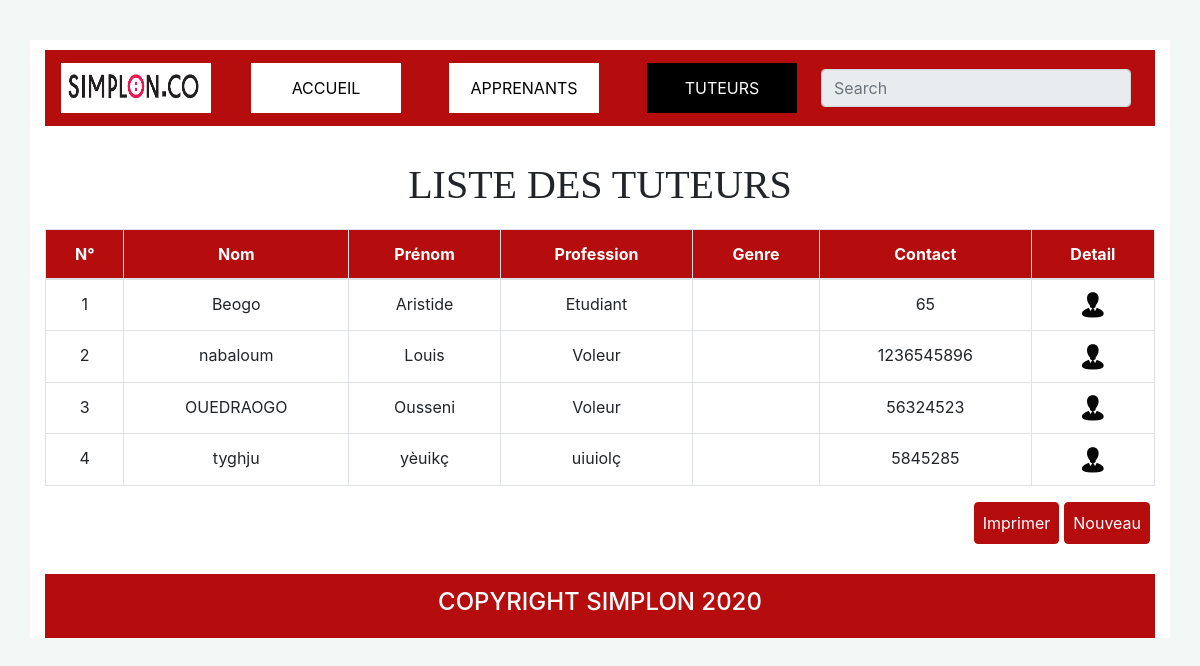
Page /tuteurs.php on the committed database.
### tables this page shows
CREATE TABLE `tuteurs` (
  `id_tuteur` int(11) NOT NULL,
  `nom` varchar(50) DEFAULT NULL,
  `prenom` varchar(50) DEFAULT NULL,
  `profession` varchar(50) DEFAULT NULL,
  `genre` varchar(10) NOT NULL,
  `contact` int(11) DEFAULT NULL
);

### connexion.php (called while the page is built)
<?php
function bd()
{
try {
$bdd= new PDO('mysql:host=localhost;dbname=db_simplon','root','');
} catch (Exception $e) {
	    $e->getMessage();
}
 return $bdd;
}
?>

### tuteurs.php (the view, shortened to what this page needs)
<?php
require_once 'connexion.php';
?>
<!DOCTYPE html>
<html lang="fr">
<head>
    <link rel="stylesheet" type="text/css" href="css/bootstrap.min.css">
    <link rel="stylesheet" type="text/css" href="css/index.css">
    <link rel="stylesheet" type="text/css" href="css/tuteurs.css">
    <link rel="stylesheet" type="text/css" href="css/apprenants.css" media="screen">
    <link rel="stylesheet" type="text/css" href="css/impression.css" media="print">
</head>
<body>
<div class="container">
	<nav class="navbar navbar-expand-lg navbar-light">
    <a class="navbar-brand" href="index.php"><img class="logo" src="images/logo.png"></a>
  <div class="collapse navbar-collapse" id="navbarSupportedContent">
    <ul class="menu-nav">
      <li ><a href="index.php">ACCUEIL</a></li>
      <li ><a href="apprenants.php">APPRENANTS</a></li>
      <li id="actif"><a href="tuteurs.php">TUTEURS</a></li>
    </ul>
    <form class="form-inline my-2 my-lg-0">
      <input disabled="true" id="search" class="form-control mr-sm-2" type="search" placeholder="Search" aria-label="Search">
    </form>
  </div>
</nav>
<div id="global">
  <div class="fils" id="liste">
  <h1 id="bienvenu" id="p2">Liste des Tuteurs</h1>
<div class="table-responsive-sm">
<table class="table stable table-bordered">
  <thead class="stable">
    <tr  class="stable1" >
      <th scope="col">N°</th>
      <th scope="col">Nom</th>
      <th scope="col">Prénom</th>
      <th scope="col">Profession</th>
      <th scope="col">Genre</th>
      <th scope="col">Contact</th>
      <th scope="col">Detail</th>
    </tr>
  </thead>
  <tbody>
    <tr>
    <?php
      try
      {
      $sql = bd()->query('SELECT * FROM tuteurs ORDER BY nom ASC');
      $i=0;
      while ($donnees = $sql->fetch())
      {
          $i++;
          echo "<tr>";
          echo "<td> $i </td>";
          echo "<td> $donnees[nom] </td>";
          echo "<td> $donnees[prenom] </td>";
          echo "<td> $donnees[profession] </td>";
          echo "<td> $donnees[genre] </td>";
          echo "<td> $donnees[contact] </td>";
          echo '<td><img class="photoapprenant noprint" src="images/edit_26px.png" onclick="afficher(\'details\')"/></td>';
          echo "</tr>";
      }
      }
      catch(Exception $e)
      {
          die('Erreur : '.$e->getMessage());
      }
    ?>
    </tr>
  </tbody>
</table>
</div>
<div class="sbouton1">
<button id="bouton2" type="button" class="btn btn-danger sbouton2">Imprimer</button>
<button type="button" onclick="afficher('formulaire')" class="btn btn-danger sbouton2">Nouveau</button>
</div>
  </div>
</div>
<div id="footer">
	<h4 style="color:white;">COPYRIGHT SIMPLON 2020</h4>
</div>
</div>
</body>
</html>

### css/index.css (style rules this page uses)
body { background-color: #F1F8F6; }
.container { margin-top:5vh; padding-top:10px; background-color: white; }
#footer { display: flex; justify-content: center; align-items: center; width: 100%; background-color: #b50d0d; height: 8vh; margin: 30px 0px 10px 0px; }
.logo { width: 150px; height: 50px; }
#global { margin:15px 0px 15px 0px; display: flex; flex-direction: column; width: 100%; height: auto; overflow: hidden; }
.navbar { background-color: #b50d0d; }
.menu-nav { display: flex; justify-content: space-around; height: 100%; width: 68%; align-content: space-around; list-style-type: none; margin: 0; padding: 0; }
.fils { display:flex; flex-direction: column; width: 100%; height: auto; position: relative; animation: ani1 1s ease-out; overflow: auto; }
.menu-nav a { color: #000; text-decoration: none; }
#actif { background-color: black; color: white; }
#actif a { color: white; }
#search { width: 310px; margin: 0; }
#bienvenu { text-align: center; font-family: Algerian; text-transform: uppercase; margin:20px; }
.menu-nav li { display: flex; align-items: center; justify-content: center; width: 150px; height: 50px; background-color: white; }

### css/tuteurs.css (style rules this page uses)
.stable { text-align: center; }
.stable1 { background-color: #b50d0d; color: white; text-align: center; }
.sbouton1 { display: flex; justify-content:flex-end; }
.sbouton2 { display: flex; justify-content:flex-end; margin-right: 10px; padding: 0.5em; color: white; }

### css/apprenants.css (style rules this page uses)
.btn-danger { color: #fff; background-color: #b50d0d; border-color: #b50d0d; margin-right: 5px; }
th { color: white; background-color: #b50d0d; }
.photoapprenant { cursor: pointer; }

### rows in the picture
tuteurs: nom "Beogo", prenom "Aristide", profession "Etudiant", contact "65"
tuteurs: nom "nabaloum", prenom "Louis", profession "Voleur", contact "1236545896"
tuteurs: nom "OUEDRAOGO", prenom "Ousseni", profession "Voleur", contact "56324523"
tuteurs: nom "tyghju", prenom "yèuikç", profession "uiuiolç", contact "5845285"
